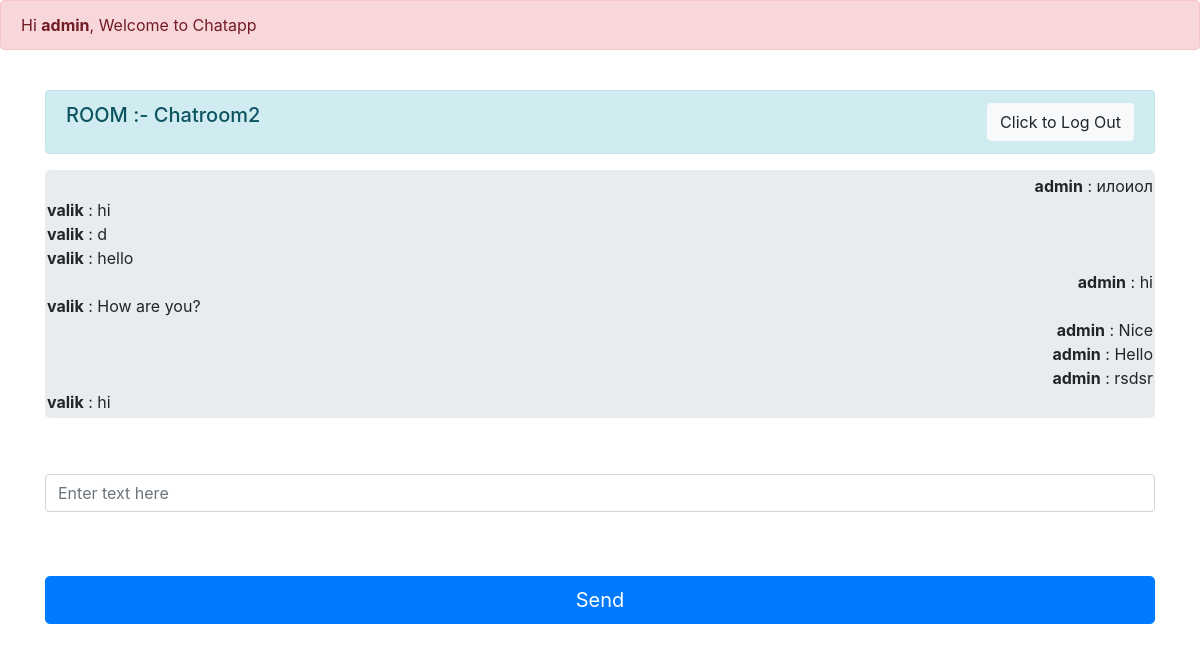
The app's page /chat_3 (signed in) with its own data.
### chatapp/models.py (models this page shows, shortened)
class Room(models.Model):                   #Definiowanie modelu pokoju, który będzie przechowywać informacje o pokojach czatu.
    name = models.CharField(max_length=20)  #Pole name typu CharField to nazwa pokoju, ma maksymalną długość 20 znaków.
    slug = models.SlugField(max_length=100) #Pole slug typu SlugField służy do tworzenia unikalnego adresu URL pokoju i ma maksymalną długość 100 znaków.

class Message(models.Model):                                 #Definiuje Model Message, który będzie przechowywać informacje o wiadomościach wysyłanych do pokojów czatowych.
    user = models.ForeignKey(User, on_delete=models.CASCADE) #Klucz obcy user, który odwołuje się do modelu użytkownika Django (User). Po usunięciu użytkownika posty zostaną również usunięte (on_delete=models.CASCADE).
    content = models.TextField()  #Pole content typu TextField przechowuje tekst wiadomości.
    room = models.ForeignKey(Room, on_delete=models.CASCADE) #Klucz obcy room odwołuje się do modelu Room. Po usunięciu pokoju wiadomości zostaną również usunięte (on_delete=models.CASCADE).
    created_on = models.DateTimeField(auto_now_add=True) #Pole created_on typu DateTimeField przechowuje datę i godzinę utworzenia wiadomości.

### chatapp/views.py (the view)
# urls.py: path("<str:slug>", views.room, name="room"),  #Ta trasa odpowiada adresom URL zawierającym ciąg znaków (slug).
def room(request, slug):    #Jest to widok do wyświetlania wiadomości w określonym pokoju. Używa parametru slug do zdefiniowania pokoju,
    room_name = Room.objects.get(slug=slug).name
    messages = Message.objects.filter(room=Room.objects.get(slug=slug))
    return render(request, "room.html", {"room_name": room_name, "slug": slug, 'messages': messages})

### templates/room.html (shortened to what this page needs)
{% extends 'base.html' %}
{% block content %}
{% if user.is_authenticated %}
  <div class="container">
    <div class="row d-flex justify-content-center">
        <div class="col-12">
            <div class="alert alert-info d-flex justify-content-between" role="alert">
              <h5>ROOM :- {{room_name}}</h5>
              <a href="/accounts/logout/">
                <button type="button" class="btn btn-light">Click to Log Out</button>
              </a>
            </div>
            <form>
                <div class="form-group">
                  {% if messages %}
                  <div class="jumbotron" id="chatbox" style="padding: 4px 2px;max-height: 300px;  /* Adjust the max-height as needed */
                  overflow-y: scroll;
                "">
                      {% for message in messages %}
                        <div class="chat-message {% if message.user == request.user %}text-right{% else %}text-left{% endif %}">
                          <b>{{ message.user.username }}</b> : {{ message.content }}<br>
                        </div>
                        {% endfor %}
                  </div>
                  {% else %}
                  <div class="jumbotron" id="chatbox" style="padding: 4px 2px;"></div>
                  <b>No Messages in this Room.</b>
                    {% endif %}
                </div>
                <br/>
                <div class="form-group" style="width: 100%;">
                    <input class="form-control" placeholder="Enter text here" id="my_input" type="text" required></br>
                </div>
                <br/>
                <input class="btn btn-primary btn-lg btn-block" id="submit_button" type="button" value="Send">
            </form>
        </div>
    </div>
</div>
{% endif %}
<br/>
{% endblock %}

### templates/base.html (shortened to what this page needs)
<!doctype html>
<html lang="en">
  <head>
    <link rel="stylesheet" href="https://cdn.jsdelivr.net/npm/bootstrap@4.3.1/dist/css/bootstrap.min.css">
  </head>
  <body>
    {% block header%}
    <div class="alert alert-danger" role="alert">
        Hi <b>{{ user.username }}</b>, Welcome to Chatapp
      </div>
      <br/>
    {% endblock %}
    <main>
      {% block content %}
      {% endblock %}
    </main>
  </body>
</html>

### records on screen
Room: name "Chatroom2"
Message: user.username "admin", content "илоиол"
Message: user.username "valik", content "hi"
Message: user.username "valik", content "d"
Message: user.username "valik", content "hello"
Message: user.username "admin", content "hi"
Message: user.username "valik", content "How are you?"
Message: user.username "admin", content "Nice"
Message: user.username "admin", content "Hello"
Message: user.username "admin", content "rsdsr"
Message: user.username "valik", content "hi"

### other values on screen
{{ user.username }} "admin"
